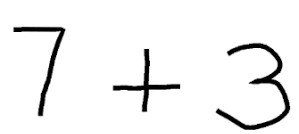
#> input picture final_test1.jpg, 299 x 134 px, given as the content of the folder :/Users/DELL/Downloads/archive (2)/extracted_images/Symbol/-, which was not available
$ jupyter execute 'Project 3 (1).ipynb'   (text cells are left out)
#> lines starting #> are read from the running program, lines starting #| are printed output that depends on the picture; after the words box and inside, x2 and y2 are one past the last pixel; in counts of white or black regions, pixels touching at a corner belong together; pictures that were not available may be replaced by others from this repository, and a replacement may not be noted
[cell 1]
import os
import cv2
import numpy as np
import pandas as pd
from PIL import Image
from os import listdir
from os.path import isfile, join
from matplotlib import pyplot as plt

[cell 2]
def load_img_from_folder(folder):
    train_data = []
    for filename in np.random.choice(os.listdir(folder), 4000):
        img = cv2.imread(os.path.join(folder, filename), cv2.IMREAD_GRAYSCALE)
#> img is the input picture: shape (134, 299); min 0, max 255, mean 240.5
        img=~img
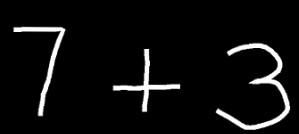
#> img: shape (134, 299); min 0, max 255, mean 14.5
        #only one time
        #cv2.imshow("frame", img)
        if img is not None:
            _, thresh = cv2.threshold(img, 127, 255, cv2.THRESH_BINARY)
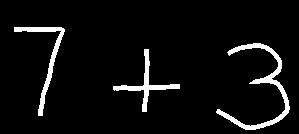
#> thresh: shape (134, 299); 5.6% white; 3 white regions
            ctrs,_ = cv2.findContours(thresh, cv2.RETR_EXTERNAL, cv2.CHAIN_APPROX_NONE)
#> ctrs = 3 contours; box (x1, y1, x2, y2) and area: (216, 43, 290, 130) 814, (14, 27, 65, 116) 508, (113, 49, 180, 112) 472
            #cnt = sorted(ctrs , key = lambda ctr: cv2.boundingRect(ctr)[0])
            #change variable cnt to ctrs
            #w = int(28)
            #h = int(28)
            max_ = 0
            for c in ctrs:
                x, y, w, h = cv2.boundingRect(c)
                max_ = max(w*h, max_)
                if max_ == w*h:
                    x_max = x
                    y_max = y
                    w_max = w
                    h_max = h
#> this loop made 3 passes
#> (x, y, w, h, max_, x_max, y_max, w_max) on passes 1 to 2: (113, 49, 67, 63, 4221, 113, 49, 67), (216, 43, 74, 87, 6438, 216, 43, 74)
#> (x, y, w, h, max_) on pass 3: (14, 27, 51, 89, 6438)

            im_crop = thresh[y_max:(y_max+h_max+10), x_max:(x_max+w_max+10)]
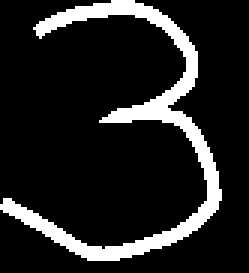
#> im_crop: shape (91, 83) (shown 3 times larger); 13.4% white; 1 white region, box (x1, y1, x2, y2) and area: (0, 0, 74, 87) 1014
            im_resize = cv2.resize(im_crop, (28, 28))
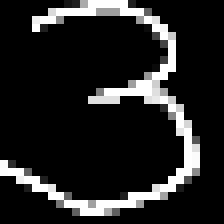
#> im_resize: shape (28, 28) (shown 8 times larger); min 0, max 255, mean 35.5
            im_resize = np.reshape(im_resize, (784, 1))
#> im_resize = 784 values, max 255 at index 11, min 0 at index 0, mean 35.47
            train_data.append(im_resize)
    return train_data
